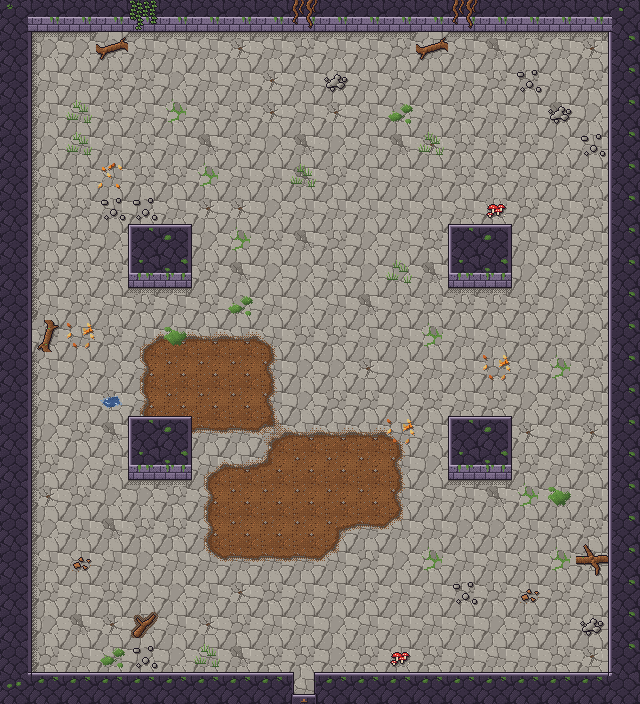

The image is a tile-based game level rendered from a .tmx file. Its description and complete source (layers, tilesets, objects, tile grids) follow:
An orthogonal 20x22 tile map with 32x32 px tiles, 4 tile layers (Sol, Decor, Murs, Dessus) and 8 objects (4x pilier, Sortie, Porte, Spawn, boss_sylve).

<map version="1.10" tiledversion="1.12.2" orientation="orthogonal" renderorder="right-down" width="20" height="22" tilewidth="32" tileheight="32" infinite="0" nextlayerid="6" nextobjectid="9">
 <properties>
  <property name="carte_x" type="int" value="3" />
  <property name="carte_y" type="int" value="4" />
  <property name="etage" value="rdc" />
 </properties>
 <tileset firstgid="1" source="../tilesets/temple_racines.tsx" />
 <layer id="1" name="Sol" width="20" height="22">
  <data encoding="csv">
2,2,1,2,1,2,3,1,1,3,1,2,2,3,1,2,2,3,1,3,
1,3,3,3,1,1,1,5,1,2,1,1,2,1,1,4,2,1,5,1,
1,1,1,2,2,3,1,1,5,1,1,1,2,1,1,2,2,1,2,1,
1,1,1,2,1,126,2,2,5,1,5,1,3,1,2,1,1,4,3,1,
2,3,1,1,2,1,4,2,3,4,3,1,4,5,2,2,2,3,1,1,
3,1,2,1,2,2,126,1,1,4,2,1,1,1,2,2,1,2,1,2,
1,2,2,1,3,1,5,5,3,1,1,1,1,1,1,2,2,1,2,1,
2,1,2,3,3,2,3,126,2,4,2,3,1,2,2,2,1,2,1,1,
1,2,2,2,2,5,2,4,3,3,2,3,3,4,2,3,3,1,2,1,
5,1,2,1,2,1,2,3,1,3,1,4,2,2,2,2,2,3,2,2,
1,2,1,2,68,49,49,49,69,2,2,1,1,126,1,1,2,2,3,3,
1,1,3,3,51,6,6,6,52,3,3,5,3,1,1,2,1,126,2,3,
5,1,1,5,51,6,6,6,52,3,2,2,3,2,1,2,3,2,1,3,
1,3,2,4,3,3,50,50,72,49,49,49,69,1,1,1,5,1,5,3,
3,2,3,1,1,2,68,49,53,6,6,6,52,3,2,1,2,1,2,1,
1,5,2,3,3,2,51,6,6,6,6,6,52,1,1,4,126,1,1,5,
2,3,1,4,2,2,51,6,6,6,56,50,71,1,3,3,1,2,2,5,
1,1,1,1,3,1,70,50,50,50,71,2,3,126,1,1,1,126,5,2,
2,2,1,2,3,3,1,5,2,1,1,2,1,1,2,2,1,2,1,3,
2,3,4,5,125,1,5,2,1,1,3,1,1,1,1,3,2,2,1,3,
1,2,1,1,3,3,1,4,2,2,3,2,1,2,1,1,1,2,5,2,
5,2,2,2,1,1,1,4,1,2,3,1,3,1,1,2,1,1,3,1
</data>
 </layer>
 <layer id="2" name="Decor" width="20" height="22">
  <data encoding="csv">
0,0,0,0,0,0,0,0,0,0,0,0,0,0,0,0,0,0,0,0,
0,15,13,7,13,13,13,13,13,13,13,13,13,7,13,13,13,13,13,0,
0,14,0,0,0,0,0,0,0,0,16,0,0,0,0,0,77,0,0,0,
0,14,78,0,0,0,0,0,0,0,0,0,119,0,0,0,0,16,0,0,
0,14,78,0,0,0,0,0,0,0,0,0,0,78,0,0,0,0,77,0,
0,14,0,120,0,0,0,0,0,78,0,0,0,0,0,0,0,0,0,0,
0,14,0,77,77,0,0,0,0,0,0,0,0,0,0,79,0,0,0,0,
0,14,0,0,0,0,0,0,0,0,0,0,0,0,0,0,0,0,0,0,
0,14,0,0,0,0,0,0,0,0,0,0,78,0,0,0,0,0,0,0,
0,14,0,0,13,13,0,119,0,0,0,0,0,0,13,13,0,0,0,0,
0,8,121,0,0,118,0,0,0,0,0,0,0,0,0,0,0,0,0,0,
0,14,0,0,0,0,0,0,0,0,0,0,0,0,0,121,0,0,0,0,
0,14,0,80,0,0,0,0,0,0,0,0,0,0,0,0,0,0,0,0,
0,14,0,0,0,0,0,0,0,0,0,0,121,0,0,0,0,0,0,0,
0,14,0,0,0,0,0,0,0,0,0,0,0,0,0,0,0,0,0,0,
0,14,0,0,13,13,0,0,0,0,0,0,0,0,13,13,0,118,0,0,
0,14,0,0,0,0,0,0,0,0,0,0,0,0,0,0,0,0,0,0,
0,14,128,0,0,0,0,0,0,0,0,0,0,0,0,0,0,0,9,0,
0,14,0,0,0,0,0,0,0,0,0,0,0,0,77,0,128,0,0,0,
0,14,0,0,0,0,0,0,0,0,0,0,0,0,0,0,0,0,16,0,
0,14,0,119,77,0,78,0,0,0,0,0,79,0,0,0,0,0,0,0,
0,0,0,0,0,0,0,0,0,0,0,0,0,0,0,0,0,0,0,0
</data>
 </layer>
 <layer id="3" name="Murs" width="20" height="22">
  <data encoding="csv">
21,17,17,17,17,17,17,17,17,17,17,17,17,17,17,17,17,17,17,22,
19,0,0,0,0,0,0,0,0,0,0,0,0,0,0,0,0,0,0,20,
19,0,0,0,0,0,0,0,0,0,0,0,0,0,0,0,0,0,0,20,
19,0,0,0,0,0,0,0,0,0,0,0,0,0,0,0,0,0,0,20,
19,0,0,0,0,0,0,0,0,0,0,0,0,0,0,0,0,0,0,20,
19,0,0,0,0,0,0,0,0,0,0,0,0,0,0,0,0,0,0,20,
19,0,0,0,0,0,0,0,0,0,0,0,0,0,0,0,0,0,0,20,
19,0,0,0,25,26,0,0,0,0,0,0,0,0,25,26,0,0,0,20,
19,0,0,0,27,28,0,0,0,0,0,0,0,0,27,28,0,0,0,20,
19,0,0,0,0,0,0,0,0,0,0,0,0,0,0,0,0,0,0,20,
19,0,0,0,0,0,0,0,0,0,0,0,0,0,0,0,0,0,0,20,
19,0,0,0,0,0,0,0,0,0,0,0,0,0,0,0,0,0,0,20,
19,0,0,0,0,0,0,0,0,0,0,0,0,0,0,0,0,0,0,20,
19,0,0,0,25,26,0,0,0,0,0,0,0,0,25,26,0,0,0,20,
19,0,0,0,27,28,0,0,0,0,0,0,0,0,27,28,0,0,0,20,
19,0,0,0,0,0,0,0,0,0,0,0,0,0,0,0,0,0,0,20,
19,0,0,0,0,0,0,0,0,0,0,0,0,0,0,0,0,0,0,20,
19,0,0,0,0,0,0,0,0,0,0,0,0,0,0,0,0,0,0,20,
19,0,0,0,0,0,0,0,0,0,0,0,0,0,0,0,0,0,0,20,
19,0,0,0,0,0,0,0,0,0,0,0,0,0,0,0,0,0,0,20,
19,0,0,0,0,0,0,0,0,0,0,0,0,0,0,0,0,0,0,20,
23,18,18,18,18,18,18,18,18,42,18,18,18,18,18,18,18,18,18,24
</data>
 </layer>
 <objectgroup id="4" name="Objets">
  <object id="1" type="Sortie" x="288" y="672" width="32" height="32">
   <properties>
    <property name="cible_carte" value="res://scenes/rooms/donjon1_salle_09_room.tscn" />
    <property name="cible_spawn" value="depuis_nord" />
    <property name="godot_node_type" value="area" />
   </properties>
  </object>
  <object id="2" type="Porte" x="288" y="672" width="32" height="32">
   <properties>
    <property name="id" value="donjon1_porte_07" />
    <property name="type" value="grande_cle" />
   </properties>
  </object>
  <object id="3" type="Spawn" x="304" y="624">
   <properties>
    <property name="id" value="depuis_sud" />
   </properties>
   <point />
  </object>
  <object id="4" name="boss_sylve" x="304" y="144">
   <point />
  </object>
  <object id="5" name="pilier" x="128" y="224" width="64" height="64">
  </object>
  <object id="6" name="pilier" x="448" y="224" width="64" height="64">
  </object>
  <object id="7" name="pilier" x="128" y="416" width="64" height="64">
  </object>
  <object id="8" name="pilier" x="448" y="416" width="64" height="64">
  </object>
 </objectgroup>
 <layer id="5" name="Dessus" width="20" height="22">
  <data encoding="csv">
0,0,0,0,123,0,0,0,0,122,0,0,0,0,122,0,0,0,0,0,
0,0,0,0,0,0,0,0,0,0,0,0,0,0,0,0,0,0,0,0,
0,0,0,0,0,0,0,0,0,0,0,0,0,0,0,0,0,0,0,0,
0,0,0,0,0,0,0,0,0,0,0,0,0,0,0,0,0,0,0,0,
0,0,0,0,0,0,0,0,0,0,0,0,0,0,0,0,0,0,0,0,
0,0,0,0,0,0,0,0,0,0,0,0,0,0,0,0,0,0,0,0,
0,0,0,0,0,0,0,0,0,0,0,0,0,0,0,0,0,0,0,0,
0,0,0,0,0,0,0,0,0,0,0,0,0,0,0,0,0,0,0,0,
0,0,0,0,0,0,0,0,0,0,0,0,0,0,0,0,0,0,0,0,
0,0,0,0,0,0,0,0,0,0,0,0,0,0,0,0,0,0,0,0,
0,0,0,0,0,0,0,0,0,0,0,0,0,0,0,0,0,0,0,0,
0,0,0,0,0,0,0,0,0,0,0,0,0,0,0,0,0,0,0,0,
0,0,0,0,0,0,0,0,0,0,0,0,0,0,0,0,0,0,0,0,
0,0,0,0,0,0,0,0,0,0,0,0,0,0,0,0,0,0,0,0,
0,0,0,0,0,0,0,0,0,0,0,0,0,0,0,0,0,0,0,0,
0,0,0,0,0,0,0,0,0,0,0,0,0,0,0,0,0,0,0,0,
0,0,0,0,0,0,0,0,0,0,0,0,0,0,0,0,0,0,0,0,
0,0,0,0,0,0,0,0,0,0,0,0,0,0,0,0,0,0,0,0,
0,0,0,0,0,0,0,0,0,0,0,0,0,0,0,0,0,0,0,0,
0,0,0,0,0,0,0,0,0,0,0,0,0,0,0,0,0,0,0,0,
0,0,0,0,0,0,0,0,0,0,0,0,0,0,0,0,0,0,0,0,
0,0,0,0,0,0,0,0,0,46,0,0,0,0,0,0,0,0,0,0
</data>
 </layer>
</map>
